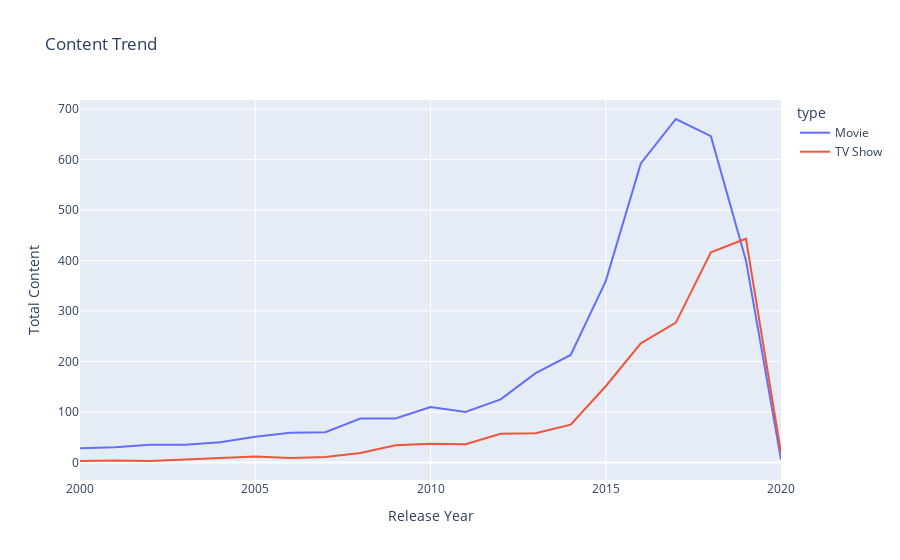

The code cell stored with this chart in its notebook:
### Code cell
df1=df[['type','release_year']]
df1=df1.rename(columns={"release_year": "Release Year"})
df2=df1.groupby(['Release Year','type']).size().reset_index(name='Total Content')
df2=df2[df2['Release Year']>=2000]

fig3 = px.line(df2, x="Release Year", y="Total Content", color='type',title='Content Trend')
fig3.show()

### Figure 1 — Plotly figure (JSON) as saved in the notebook; plotly's stock layout.template omitted (floating-point values rounded to 4 significant figures)
{"data": [{"hovertemplate": "type=Movie<br>Release Year=%{x}<br>Total Content=%{y}<extra></extra>", "legendgroup": "Movie", "line": {"color": "#636efa", "dash": "solid"}, "marker": {"symbol": "circle"}, "mode": "lines", "name": "Movie", "orientation": "v", "showlegend": true, "type": "scatter", "x": [2000, 2001, 2002, 2003, 2004, 2005, 2006, 2007, 2008, 2009, 2010, 2011, 2012, 2013, 2014, 2015, 2016, 2017, 2018, 2019, 2020], "xaxis": "x", "y": [28, 30, 35, 35, 40, 51, 59, 60, 87, 87, 110, 100, 125, 177, 213, 359, 592, 680, 646, 400, 6], "yaxis": "y"}, {"hovertemplate": "type=TV Show<br>Release Year=%{x}<br>Total Content=%{y}<extra></extra>", "legendgroup": "TV Show", "line": {"color": "#EF553B", "dash": "solid"}, "marker": {"symbol": "circle"}, "mode": "lines", "name": "TV Show", "orientation": "v", "showlegend": true, "type": "scatter", "x": [2000, 2001, 2002, 2003, 2004, 2005, 2006, 2007, 2008, 2009, 2010, 2011, 2012, 2013, 2014, 2015, 2016, 2017, 2018, 2019, 2020], "xaxis": "x", "y": [3, 4, 3, 6, 9, 12, 9, 11, 19, 34, 37, 36, 57, 58, 75, 151, 236, 277, 416, 443, 19], "yaxis": "y"}], "layout": {"legend": {"title": {"text": "type"}, "tracegroupgap": 0}, "title": {"text": "Content Trend"}, "xaxis": {"anchor": "y", "domain": [0, 1], "title": {"text": "Release Year"}}, "yaxis": {"anchor": "x", "domain": [0, 1], "title": {"text": "Total Content"}}}}
